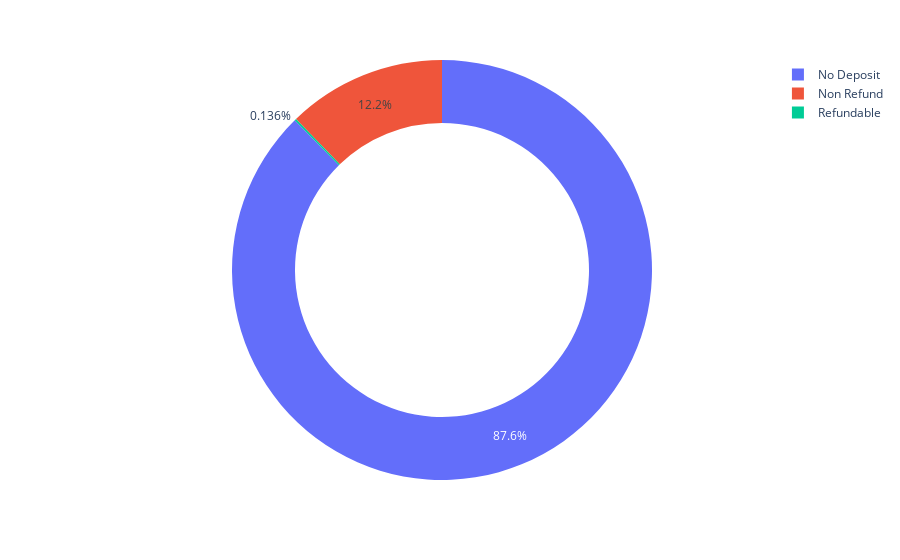

Notebook cell for this chart:
### Markdown cell above
### Deposit type?

### Code cell
plt.figure(figsize=(16,8))
px.pie(data,names = data["deposit_type"].value_counts().index,values = data["deposit_type"].value_counts(),hole = 0.7)

### Figure 1 — Plotly figure (JSON) as saved in the notebook; plotly's stock layout.template omitted (floating-point values rounded to 4 significant figures)
{"data": [{"domain": {"x": [0, 1], "y": [0, 1]}, "hole": 0.7, "hovertemplate": "label=%{label}<br>value=%{value}<extra></extra>", "labels": ["No Deposit", "Non Refund", "Refundable"], "legendgroup": "", "name": "", "showlegend": true, "type": "pie", "values": [104461, 14587, 162]}], "layout": {"legend": {"tracegroupgap": 0}, "margin": {"t": 60}}}
